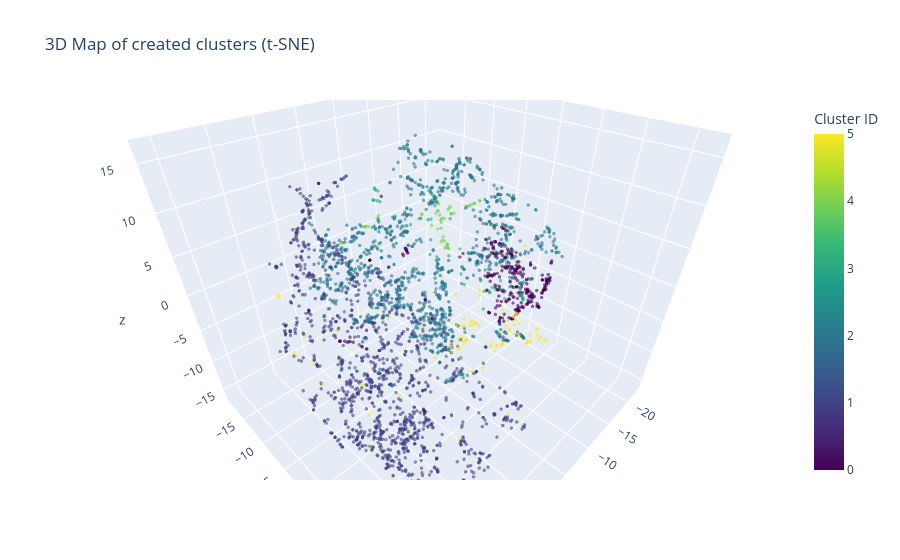

Notebook code for this chart:
### Code cell
import plotly.express as px

fig = px.scatter_3d(
    x=X_tsne_3d[:,0], 
    y=X_tsne_3d[:,1], 
    z=X_tsne_3d[:,2],
    size_max=5,
    color=cluster_labels.ravel(), # ravel to convert to 1D
    color_continuous_scale='viridis',
    title='3D Map of created clusters (t-SNE)',
    labels={'color': 'Cluster ID'}
)
fig.update_traces(marker=dict(size=2, opacity=0.6))
# defaults: 1.25, zoom: 0.8
fig.update_layout(scene=dict(camera=dict(eye=dict(x=0.8, y=0.8, z=0.8))))
fig.show()

### Figure 1 — Plotly figure (JSON) as saved in the notebook; plotly's stock layout.template omitted (floating-point values rounded to 4 significant figures; data arrays with more than 128 entries replaced by an {"elided": "..."} marker saying what was removed)
{"data": [{"hovertemplate": "x=%{x}<br>y=%{y}<br>z=%{z}<br>Cluster ID=%{marker.color}<extra></extra>", "legendgroup": "", "marker": {"color": {"elided": "3089 int values"}, "coloraxis": "coloraxis", "opacity": 0.6, "size": 2, "symbol": "circle"}, "mode": "markers", "name": "", "scene": "scene", "showlegend": false, "type": "scatter3d", "x": {"elided": "3089 float values"}, "y": {"elided": "3089 float values"}, "z": {"elided": "3089 float values"}}], "layout": {"coloraxis": {"colorbar": {"title": {"text": "Cluster ID"}}, "colorscale": [[0, "#440154"], [0.1111, "#482878"], [0.2222, "#3e4989"], [0.3333, "#31688e"], [0.4444, "#26828e"], [0.5556, "#1f9e89"], [0.6667, "#35b779"], [0.7778, "#6ece58"], [0.8889, "#b5de2b"], [1, "#fde725"]]}, "legend": {"tracegroupgap": 0}, "scene": {"camera": {"eye": {"x": 0.8, "y": 0.8, "z": 0.8}}, "domain": {"x": [0, 1], "y": [0, 1]}, "xaxis": {"title": {"text": "x"}}, "yaxis": {"title": {"text": "y"}}, "zaxis": {"title": {"text": "z"}}}, "title": {"text": "3D Map of created clusters (t-SNE)"}}}
